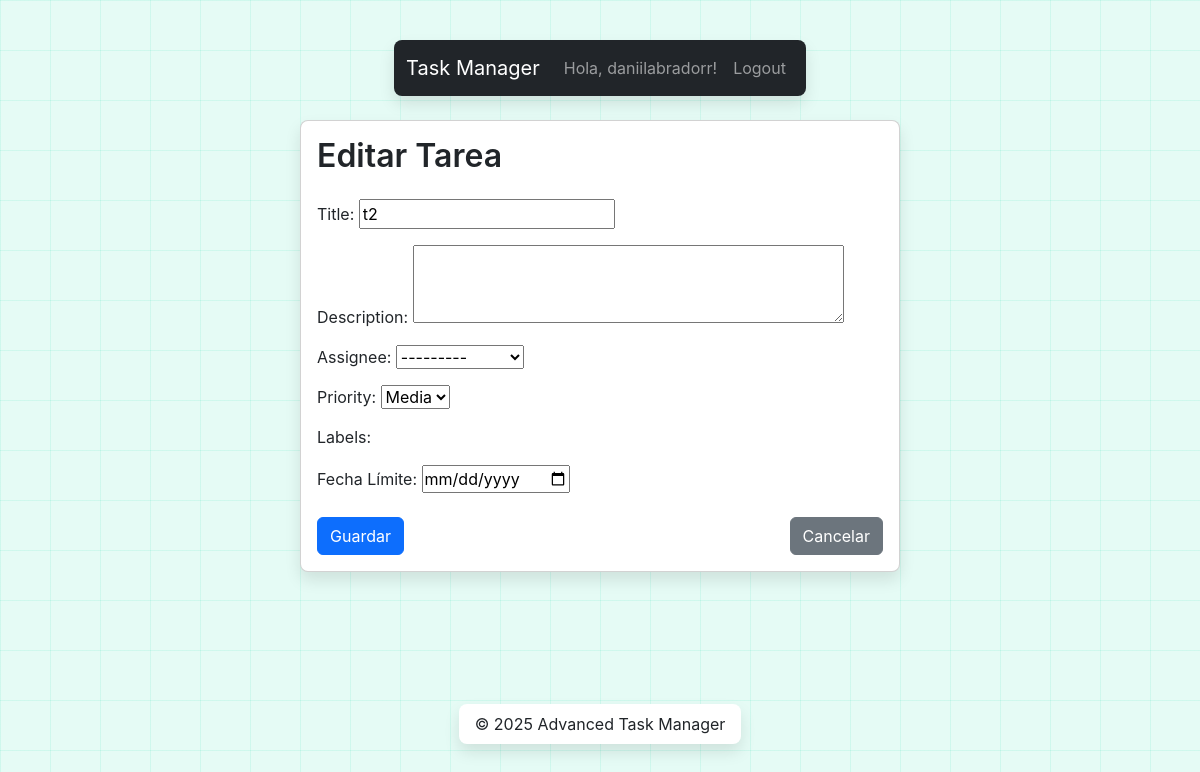
The app's page /tasks/5/edit/ (signed in) with its own data.
### accounts/models.py (models this page shows)
class User(AbstractUser):
    avatar = models.ImageField(upload_to='avatars/', blank=True, null=True)
    bio = models.TextField(blank=True)
    def __str__(self):
        return self.username

### tasks/models.py (models this page shows, shortened)
class Task(models.Model):
    task_list = models.ForeignKey(TaskList, related_name='tasks', on_delete=models.CASCADE)
    title = models.CharField(max_length=255)
    description = models.TextField(blank=True)
    assignee = models.ForeignKey(settings.AUTH_USER_MODEL, related_name='assigned_tasks', null=True, blank=True, on_delete=models.SET_NULL)
    priority = models.PositiveSmallIntegerField(choices=[(1,'Alta'),(2,'Media'),(3,'Baja')], default=2)
    labels = models.ManyToManyField(Label,blank=True)
    due_date = models.DateField(null=True, blank=True)
    position = models.PositiveIntegerField(default=0)
    is_completed = models.BooleanField(default=False)
    created = models.DateTimeField(auto_now_add=True)
    updated = models.DateTimeField(auto_now=True)
    class Meta:
        ordering = ['position']

### tasks/views.py (the view, shortened to what this page needs)
# urls.py: path('tasks/<int:pk>/edit/',   TaskUpdateView.as_view(), name='edit'),
class TaskUpdateView(LoginRequiredMixin,UserPassesTestMixin,UpdateView):
    model = Task
    form_class = TaskForm
    template_name = 'tasks/task_form.html'
    def test_func(self):
        board = self.get_object().task_list.board
        return board.owner == self.request.user or self.request.user in board.members.all()

### tasks/forms.py
class TaskForm(forms.ModelForm):
    due_date = forms.DateField(
        widget=forms.DateInput(attrs={'type':'date'}),
        required=False,
        label = 'Fecha Límite'
    )
    class Meta:
        model = Task
        fields = [
            'title',
            'description',
            'assignee',
            'priority',
            'labels',
            'due_date',
        ]
        widgets = {
            'description': forms.Textarea(attrs={'rows':3}),
            'labels': forms.CheckboxSelectMultiple,
        }

### templates/tasks/task_form.html (shortened to what this page needs)
{% extends 'base.html' %}
{% load static %}
{% block content %}
  <div class="card mx-auto" style="max-width: 600px;">
    <div class="card-body">
      <h2 class="card-title mb-4">
        {% if object %}Editar{% else %}Crear{% endif %} Tarea
      </h2>
      <form method="post">
        {{ form.as_p }}
        <div class="d-flex justify-content-between mt-4">
          <button type="submit" class="btn btn-primary">
            Guardar
          </button>
          {% if object %}
            <a href="{% url 'boards:detail' object.task_list.board.slug %}"
               class="btn btn-secondary">
              Cancelar
            </a>
          {% else %}
            <a href="{{ request.META.HTTP_REFERER }}"
               class="btn btn-secondary">
              Cancelar
            </a>
          {% endif %}
        </div>
      </form>
    </div>
  </div>
{% endblock %}

### templates/base.html (shortened to what this page needs)
{% load static %}
<!DOCTYPE html>
<html lang="es">
<head>
  <link rel="stylesheet" href="{% static 'css/main.min.css' %}">
</head>
<body class="d-flex flex-column min-vh-100">
  <header class="navbar navbar-expand-md navbar-dark bg-dark">
    <div class="container">
      <a class="navbar-brand" href="{% url 'boards:list' %}">Task Manager</a>
      <div class="collapse navbar-collapse" id="mainNav">
        <ul class="navbar-nav ms-auto">
          {% if user.is_authenticated %}
            <li class="nav-item">
              <a class="nav-link" href="{% url 'accounts:profile' %}">
                Hola, {{ user.username }}!
              </a>
            </li>
            <li class="nav-item">
              <a class="nav-link" href="{% url 'account_logout' %}">Logout</a>
            </li>
          {% endif %}
        </ul>
      </div>
    </div>
  </header>
  <main class="flex-fill container my-4">
    {% block content %}{% endblock %}
  </main>
  <footer class="text-center py-3 mt-auto">
    <div class="container">
      &copy; {% now "Y" %} Advanced Task Manager
    </div>
  </footer>
</body>
</html>

### records on screen
User: username "daniilabradorr"
Task: title "t2", assignee "---------", priority "Media"
